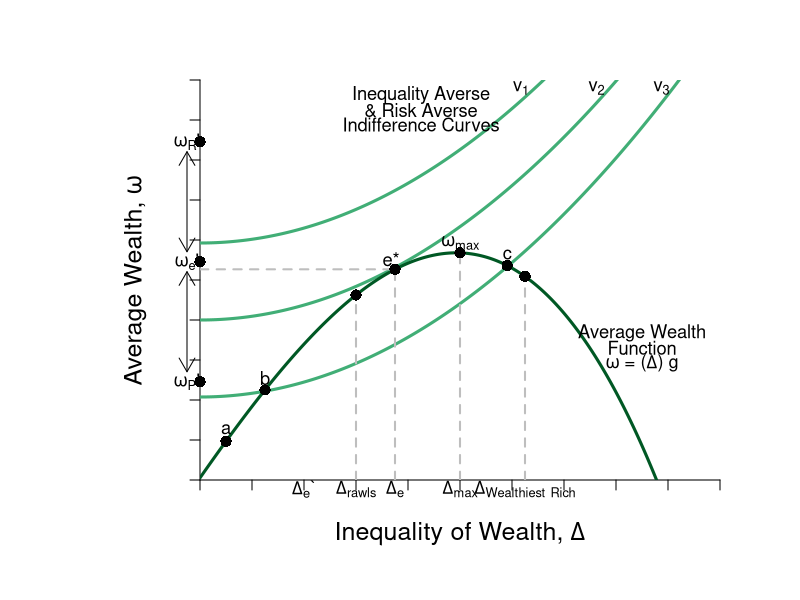

The R source for this figure:
#Graph Designer: Simon Halliday
#Authors: Bowles, Foley and Halliday
#Title: Coordination, Conflict and Competition: A Text in Microeconomics

library(shape)
require(shape)
pdf(file = "/Users/rileyboeth/Library/Mobile Documents/com~apple~CloudDocs/bfh textbook - backup/coordination_failures/figure4_7b.pdf", width = 10, height = 8)


#Set parameters for graphics
axislabelsize <- 1.5
labelsize <- 1.1
graphlinewidth <- 3
segmentlinewidth <- 2

COL <- c("#7fc97f", "#beaed4", "#fdc086", "#ffff99", "#386cb0", "#f0027f", "#bf5b17", "#666666")
COLA <- c("#e0f3db", "#99d8c9","#66c2a4","#41ae76", "#238b45", "#005824")
COLB <- c("#4eb3d3", "#2b8cbe", "#0868ac","#084081")

#Edited the margins to cater for the larger LHS labels
par(mar =  c(6, 10, 4, 4))

#Indifference curves of a risk-averse homo economicus (1st graph out of the two for 4.7)

indiffA1 <- function(x, uA = 5, rmax=  .7, xmax = 15) {
  uA + (1/2)*(rmax/xmax)*(x^2)
}

#rmax*x
#indiffA <- function(x, ua=2) {
#  ua + (1/12)*(x)^2
#}

#Average wealth function 

avgwealth <- function(x,y){
  (1.08)*((-1/35)*(((-((.9)*x-36))^2))+36.8+((-1/10)*(x-4)+(-1/1000)*((x-3)^3)))
}

#Add limits on axes and levels of utility for each indifference curve
ylims <- c(0, 40)
xlims <- c(0, 40)

npts <- 501 
x <- seq(xlims[1], xlims[2], length.out = npts)
y <- seq(ylims[1], ylims[2], length.out = npts) 

plot(0, 0, xlim = xlims, ylim = ylims, type = "n",
     xlab = expression(paste("")),
     ylab = expression(paste("")), 
     xaxt = "n", 
     yaxt = "n", 
     cex.lab = axislabelsize, 
     bty = "n", 
     xaxs="i", 
     yaxs="i"
)

#x and y limits with plain axes without ticks/numbers to match previous graph

ticksx <- seq(from = 0, to = xlims[2]+1, by = 4)
xlabels <- seq(from = 0, to = xlims[2], by = 1)
ticksy <- seq(from = 0, to = ylims[2]+1, by = 4)
ylabels <- seq(from = 0, to = ylims[2], by = 1)

axis(1,at = ticksx,  pos = 0, labels = FALSE)
axis(2,at = ticksy,  pos = 0, labels = FALSE, las = 1)

npts <- 500 
xx1 <- seq(xlims[1], xlims[2], length.out = npts)
xx2 <- seq(0, xlims[2], length.out = npts)
xx3 <- seq(xlims[1], 0, length.out = npts)
xx4 <- seq(-11, 0, length.out = npts)


lines(xx1, indiffA1(xx1, uA= 8.3), col = COLA[4], lwd = graphlinewidth)
lines(xx1, indiffA1(xx1, uA = 16), col = COLA[4], lwd = graphlinewidth)
lines(xx1, indiffA1(xx1, uA = 23.7), col = COLA[4], lwd = graphlinewidth)
lines(xx1, avgwealth(xx1), col = COLA[6], lwd = graphlinewidth)


#Axis labels and draw linear utility function
mtext(expression(paste("Inequality of Wealth, ", Delta)), side = 1, line = 2.5, cex = axislabelsize)
text(-5, 0.5*ylims[2], expression(paste("Average Wealth, ",omega)), xpd = TRUE, cex = axislabelsize, srt = 90) 

#Label various points on line

text(2, avgwealth(2)+1.2, expression(paste("a")), cex = labelsize)
text(5, avgwealth(5)+1.2, expression(paste("b")), cex = labelsize)
points(5, avgwealth(5), pch = 16, col = "black", cex = 1.5)
points(2, avgwealth(2), pch = 16, col = "black", cex = 1.5)

segments(25, 0, 25, avgwealth(25), lty = 2, col = "gray", lwd = segmentlinewidth)
points(25, avgwealth(25), pch = 16, col = "black", cex = 1.5)

text(23.63, avgwealth(23.63)+1.1, expression(paste("c")), cex = labelsize)
points(23.63, avgwealth(23.63), pch = 16, col = "black", cex = 1.5)

text(20, avgwealth(20)+1, expression(paste(omega, ""[max])), cex = labelsize)
segments(20, 0, 20, avgwealth(20), lty = 2, col = "gray", lwd = segmentlinewidth)
points(20, avgwealth(20), pch = 16, col = "black", cex = 1.5)

text(14.7, avgwealth(15)+1, expression(paste("e*")), cex = labelsize)
segments(15, 0, 15, avgwealth(15), lty = 2, col = "gray", lwd = segmentlinewidth)
segments(0, avgwealth(15), 15, avgwealth(15), lty = 2, col = "gray", lwd = segmentlinewidth)
points(15, avgwealth(15), pch = 16, col = "black", cex = 1.5)

segments(12, 0, 12, avgwealth(12), lty = 2, col = "gray", lwd = segmentlinewidth)
points(12, avgwealth(12), pch = 16, col = "black", cex = 1.5)

#Label relevant points on axes

text(12, -.9, expression(paste(Delta, ""[rawls])), xpd = TRUE, cex = labelsize)
text(15, -.9, expression(paste(Delta, ""[e])),  xpd = TRUE,  cex = labelsize)
text(20, -.9, expression(paste(Delta,""[max])),  xpd = TRUE,  cex = labelsize)
text(25, -.9, expression(paste(Delta, ""[Wealthiest], " "[Rich])),  xpd = TRUE,  cex = labelsize)
text(8, -.9, expression(paste(Delta, ""[e],"`")),  xpd = TRUE,  cex = labelsize)


text(-1, avgwealth(23)+12, expression(paste(omega, ""[R],"'")), xpd = TRUE, cex = labelsize)
text(-1, avgwealth(23), expression(paste(omega, ""[e],"'")),  xpd = TRUE, cex = labelsize)
text(-1, avgwealth(23)-12, expression(paste(omega, ""[P],"'")),  xpd = TRUE, cex = labelsize)

#Add arrow beside y axis and points on axis

Arrows(-1, avgwealth(23)+11, -1, avgwealth(23)+1, col = "black", code =3, arr.type = "simple",xpd = TRUE)
Arrows(-1, avgwealth(23)-11, -1, avgwealth(23)-1, col = "black", code = 3, arr.type = "simple",xpd = TRUE)

points(0, avgwealth(23)+12, pch = 16, col = "black", cex = 1.5, xpd = TRUE)
points(0, avgwealth(23), pch = 16, col = "black", cex = 1.5,xpd = TRUE)
points(0, avgwealth(23)-12, pch = 16, col = "black", cex = 1.5,xpd = TRUE)

#label the three indifference curves

text(24.7, 39.2, expression(paste("v"[1])), xpd = TRUE, cex = labelsize)
text(30.5, 39.2, expression(paste("v"[2])),  xpd = TRUE, cex = labelsize)
text(35.5, 39.2, expression(paste("v"[3])),  xpd = TRUE, cex = labelsize)

#Label average wealth curve and indifference curves generally

text(34, avgwealth(30)+1.5, expression(paste("Average Wealth")), xpd = TRUE, cex = labelsize)
text(34, avgwealth(30), expression(paste("Function")), xpd = TRUE, cex = labelsize)
text(34, avgwealth(30)-1.5, expression(paste(omega, " = (",Delta,") g")), xpd = TRUE, cex = labelsize)

text(17, 38.5, expression(paste("Inequality Averse")), xpd = TRUE, cex = labelsize)
text(17, 37, expression(paste("& Risk Averse")), xpd = TRUE, cex = labelsize)
text(17, 35.5, expression(paste("Indifference Curves")), xpd = TRUE, cex = labelsize)


dev.off()
